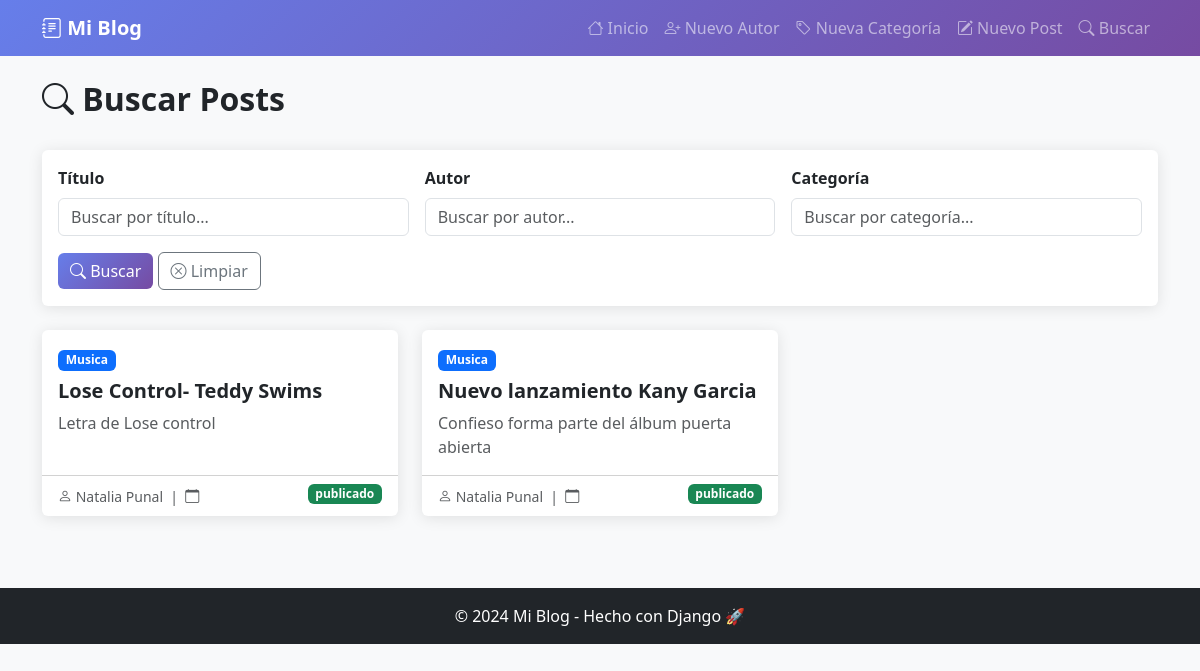
The page /buscar/ on the database its author committed.
### blog/models.py (models this page shows, shortened)
class Post(models.Model):
    ESTADO_CHOICES = [
        ('borrador', 'Borrador'),
        ('publicado', 'Publicado'),
    ]
    titulo = models.CharField(max_length=200)
    contenido = models.TextField()
    resumen = models.CharField(max_length=300, blank=True)
    autor = models.ForeignKey(
        Autor,
        on_delete=models.CASCADE,
        related_name='posts'
    )
    categoria = models.ForeignKey(
        Categoria,
        on_delete=models.SET_NULL,
        null=True,
        blank=True,
        related_name='posts'
    )
    estado = models.CharField(
        max_length=10,
        choices=ESTADO_CHOICES,
        default='borrador'
    )
    fecha_creacion = models.DateTimeField(auto_now_add=True)
    fecha_actualizacion = models.DateTimeField(auto_now=True)
    class Meta:
        verbose_name = "Post"
        verbose_name_plural = "Posts"
        ordering = ['-fecha_creacion']

class Categoria(models.Model):
    nombre = models.CharField(max_length=80, unique=True)
    descripcion = models.TextField(blank=True)
    slug = models.SlugField(unique=True)
    def __str__(self):
        return self.nombre
    class Meta:
        verbose_name = "Categoría"
        verbose_name_plural = "Categorías"
        ordering = ['nombre']

class Autor(models.Model):
    nombre = models.CharField(max_length=100)
    apellido = models.CharField(max_length=100)
    email = models.EmailField(unique=True)
    bio = models.TextField(blank=True)
    fecha_registro = models.DateTimeField(auto_now_add=True)
    def __str__(self):
        return f"{self.nombre} {self.apellido}"
    class Meta:
        verbose_name = "Autor"
        verbose_name_plural = "Autores"
        ordering = ['nombre']

### blog/views.py (the view)
# urls.py: path('buscar/', views.buscar_posts, name='buscar_posts'),
def buscar_posts(request):
    posts = Post.objects.all()
    titulo = request.GET.get('titulo', '')
    autor = request.GET.get('autor', '')
    categoria = request.GET.get('categoria', '')
    if titulo:
        posts = posts.filter(titulo__icontains=titulo)
    if autor:
        posts = posts.filter(autor__nombre__icontains=autor)
    if categoria:
        posts = posts.filter(categoria__nombre__icontains=categoria)
    return render(request, 'blog/buscar_posts.html', {'posts': posts})

### blog/templates/blog/buscar_posts.html (shortened to what this page needs)
{% extends 'blog/base.html' %}
{% block content %}
<div class="row">
    <div class="col-12 mb-4">
        <h2 class="fw-bold">
            <i class="bi bi-search"></i> Buscar Posts
        </h2>
    </div>
    <div class="col-12 mb-4">
        <div class="card">
            <div class="card-body">
                <form method="get">
                    <div class="row g-3">
                        <div class="col-md-4">
                            <label class="form-label fw-bold">Título</label>
                            <input type="text" name="titulo" class="form-control"
                                placeholder="Buscar por título..."
                                value="{{ request.GET.titulo }}">
                        </div>
                        <div class="col-md-4">
                            <label class="form-label fw-bold">Autor</label>
                            <input type="text" name="autor" class="form-control"
                                placeholder="Buscar por autor..."
                                value="{{ request.GET.autor }}">
                        </div>
                        <div class="col-md-4">
                            <label class="form-label fw-bold">Categoría</label>
                            <input type="text" name="categoria" class="form-control"
                                placeholder="Buscar por categoría..."
                                value="{{ request.GET.categoria }}">
                        </div>
                        <div class="col-12">
                            <button type="submit" class="btn btn-primary">
                                <i class="bi bi-search"></i> Buscar
                            </button>
                            <a href="{% url 'buscar_posts' %}" class="btn btn-outline-secondary">
                                <i class="bi bi-x-circle"></i> Limpiar
                            </a>
                        </div>
                    </div>
                </form>
            </div>
        </div>
    </div>
    {% if posts %}
        {% for post in posts %}
        <div class="col-md-6 col-lg-4 mb-4">
            <div class="card h-100">
                <div class="card-body">
                    <span class="badge bg-primary mb-2">{{ post.categoria }}</span>
                    <h5 class="card-title fw-bold">{{ post.titulo }}</h5>
                    <p class="card-text text-muted">{{ post.resumen }}</p>
                </div>
                <div class="card-footer bg-transparent">
                    <small class="text-muted">
                        <i class="bi bi-person"></i> {{ post.autor }}
                        &nbsp;|&nbsp;
                        <i class="bi bi-calendar"></i> {{ post.fecha_publicacion|date:"d/m/Y" }}
                    </small>
                    <span class="badge float-end
                        {% if post.estado == 'publicado' %}bg-success
                        {% elif post.estado == 'borrador' %}bg-warning
                        {% else %}bg-secondary{% endif %}">
                        {{ post.estado }}
                    </span>
                </div>
            </div>
        </div>
        {% endfor %}
    {% endif %}
</div>
{% endblock %}

### blog/templates/blog/base.html (style rules this page uses)
body { background-color: #f8f9fa; }
.card { border: none; box-shadow: 0 2px 15px rgba(0,0,0,0.1); transition: transform 0.2s; }
.btn-primary { background: linear-gradient(135deg, #667eea 0%, #764ba2 100%); border: none; }

### rows shown on the page
Post: categoria "Musica", titulo "Lose Control- Teddy Swims", resumen "Letra de Lose control", autor "Natalia Punal", estado "publicado"
Post: categoria "Musica", titulo "Nuevo lanzamiento Kany Garcia", resumen "Confieso forma parte del álbum puerta abierta", autor "Natalia Punal", estado "publicado"
